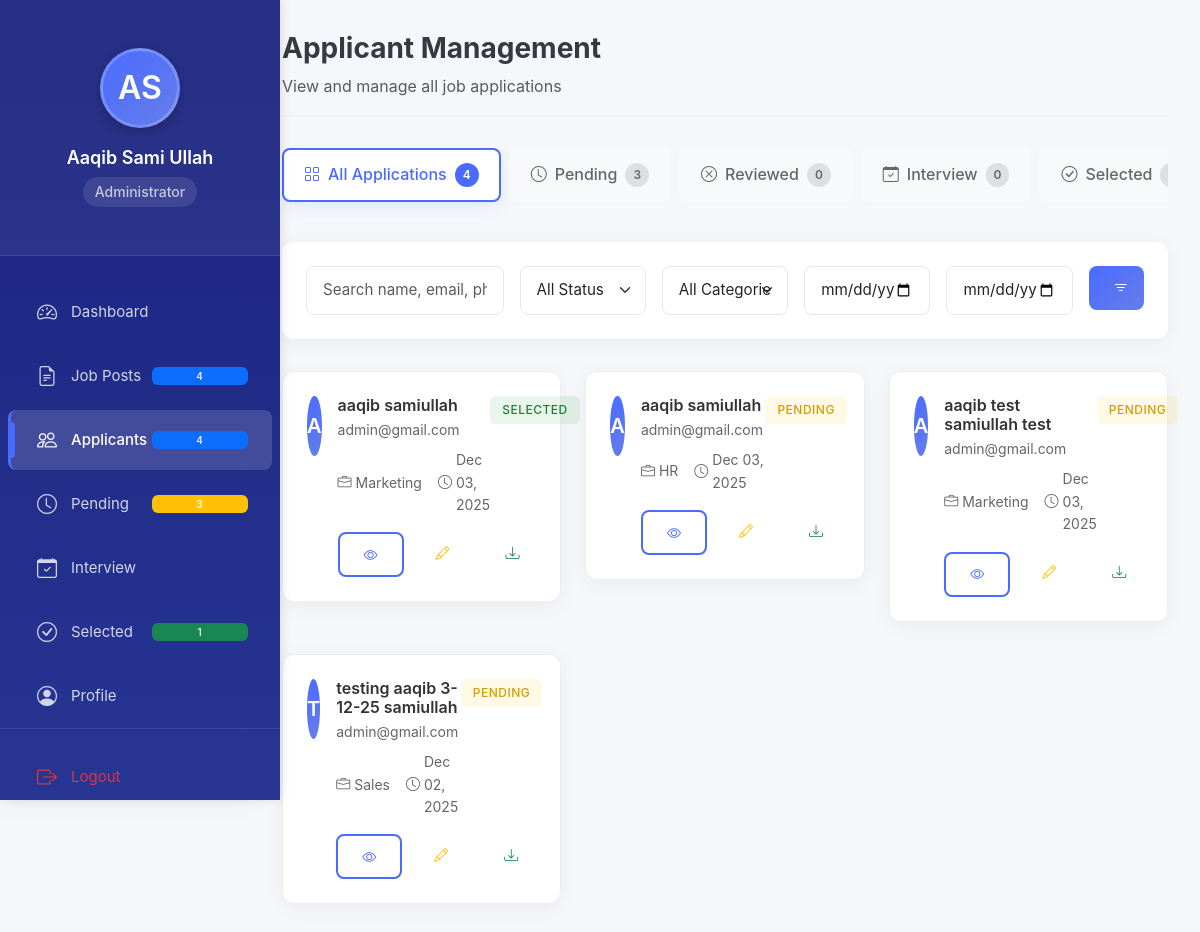
Screenshot of /admin/applicants.php (signed in) with the database file from the repository.
### tables this page shows
CREATE TABLE `applications` (
  `id` int(11) NOT NULL,
  `employee_id` int(11) NOT NULL,
  `job_id` int(11) DEFAULT NULL,
  `first_name` varchar(50) NOT NULL,
  `last_name` varchar(50) NOT NULL,
  `gender` enum('Male','Female','Other') NOT NULL,
  `date_of_birth` date NOT NULL,
  `nationality` varchar(50) NOT NULL,
  `visa_status` enum('Visit','Employment') NOT NULL,
  `job_category` varchar(100) NOT NULL,
  `email` varchar(100) NOT NULL,
  `contact_number` varchar(20) NOT NULL,
  `cover_letter` text DEFAULT NULL,
  `cv_filename` varchar(255) DEFAULT NULL,
  `status` enum('Pending','Reviewed','Interview','Selected','Rejected') DEFAULT 'Pending',
  `interview_location` varchar(255) DEFAULT NULL,
  `contact_person_number` varchar(20) DEFAULT NULL,
  `created_at` timestamp NOT NULL DEFAULT current_timestamp(),
  `updated_at` timestamp NOT NULL DEFAULT current_timestamp() ON UPDATE current_timestamp()
);

### config/database.php (called while the page is built, shortened)
<?php
class Database {
    private $host = "localhost";
    private $username = "root";
    private $password = "";
    private $dbname = "career";
    public function __construct() {
        try {
            $this->conn = new PDO(
                "mysql:host={$this->host};dbname={$this->dbname}",
                $this->username,
                $this->password
            );
        } catch(PDOException $e) {
            die("Connection failed: " . $e->getMessage());
        }
    }
}
$db = new Database();
?>

### admin/applicants.php (the view, shortened to what this page needs)
<?php
require_once '../config/database.php';
$search = $_GET['search'] ?? '';
$status = $_GET['status'] ?? '';
$job_category = $_GET['job_category'] ?? '';
$date_from = $_GET['date_from'] ?? '';
$date_to = $_GET['date_to'] ?? '';
$sql = "SELECT a.*, e.first_name as emp_first, e.last_name as emp_last FROM applications a LEFT JOIN employees e ON a.employee_id = e.id WHERE 1=1";
$params = [];
$sql .= " ORDER BY a.created_at DESC";
$stmt = $db->conn->prepare($sql);
$stmt->execute($params);
$applications = $stmt->fetchAll(PDO::FETCH_ASSOC);
$status_counts = [];
$statuses = ['Pending', 'Reviewed', 'Interview', 'Selected', 'Rejected'];
foreach ($statuses as $stat) {
    $stmt = $db->conn->prepare("SELECT COUNT(*) as count FROM applications WHERE status = ?");
    $stmt->execute([$stat]);
    $result = $stmt->fetch(PDO::FETCH_ASSOC);
    $status_counts[$stat] = $result['count'];
}
?>
<!DOCTYPE html>
<html lang="en">
<head>
    <link href="https://cdn.jsdelivr.net/npm/bootstrap@5.3.0/dist/css/bootstrap.min.css" rel="stylesheet">
    <link rel="stylesheet" href="https://cdn.jsdelivr.net/npm/bootstrap-icons@1.10.0/font/bootstrap-icons.css">
    <link rel="stylesheet" href="../assets/css/style.css">
</head>
<body>
    <div class="dashboard-container">
        <div class="sidebar">
            <?php include 'sidebar.php'; ?>
        </div>
        <div class="main-content fade-in">
            <div class="page-header">
                <div>
                    <h2 class="page-title">Applicant Management</h2>
                    <p class="text-muted mb-0">View and manage all job applications</p>
                </div>
            </div>
            <div class="status-tabs">
                <a href="applicants.php" class="status-tab <?php echo !$status ? 'active' : ''; ?>">
                    <i class="bi bi-grid"></i>
                    <span>All Applications</span>
                    <span class="count"><?php echo array_sum($status_counts); ?></span>
                </a>
                <?php foreach ($statuses as $stat):
                ?>
                <a href="applicants.php?status=<?php echo $stat; ?>"
                   class="status-tab <?php echo $status === $stat ? 'active' : ''; ?>">
                    <i class="bi bi-<?php echo $stat === 'Pending' ? 'clock' : ($stat === 'Interview' ? 'calendar-check' : ($stat === 'Selected' ? 'check-circle' : 'x-circle')); ?>"></i>
                    <span><?php echo $stat; ?></span>
                    <span class="count"><?php echo $status_counts[$stat]; ?></span>
                </a>
                <?php endforeach; ?>
            </div>
            <div class="filter-card">
                <form method="GET" class="row g-3">
                    <div class="col-md-3">
                        <input type="text" class="form-control" name="search"
                               placeholder="Search name, email, phone..."
                               value="<?php echo htmlspecialchars($search); ?>">
                    </div>
                    <div class="col-md-2">
                        <select class="form-select" name="status">
                            <option value="">All Status</option>
                        </select>
                    </div>
                    <div class="col-md-2">
                        <select class="form-select" name="job_category">
                            <option value="">All Categories</option>
                        </select>
                    </div>
                    <div class="col-md-2">
                        <input type="date" class="form-control" name="date_from"
                               value="<?php echo htmlspecialchars($date_from); ?>"
                               placeholder="From Date">
                    </div>
                    <div class="col-md-2">
                        <input type="date" class="form-control" name="date_to"
                               value="<?php echo htmlspecialchars($date_to); ?>"
                               placeholder="To Date">
                    </div>
                    <div class="col-md-1">
                        <button type="submit" class="btn btn-primary w-100">
                            <i class="bi bi-filter"></i>
                        </button>
                    </div>
                </form>
            </div>
            <div class="row">
                <div class="col-12">
                    <?php if (empty($applications)): ?>
                        <div class="empty-state">
                            <i class="bi bi-people"></i>
                            <h4>No applications found</h4>
                            <p class="text-muted mb-4"><?php echo $search || $status || $job_category ? 'Try adjusting your filters' : 'No applications have been submitted yet.'; ?></p>
                            <?php if ($search || $status || $job_category): ?>
                                <a href="applicants.php" class="btn btn-outline-primary">Clear Filters</a>
                            <?php endif; ?>
                        </div>
                    <?php else: ?>
                        <div class="row">
                            <?php foreach ($applications as $app):
                                $status_class = strtolower($app['status']);
                            ?>
                            <div class="col-lg-6 col-xl-4 mb-3">
                                <div class="applicant-card">
                                    <div class="d-flex align-items-start">
                                        <div class="applicant-avatar">
                                            <?php echo strtoupper(substr($app['first_name'], 0, 1)); ?>
                                        </div>
                                        <div class="flex-grow-1">
                                            <div class="d-flex justify-content-between align-items-start">
                                                <div class="applicant-info">
                                                    <h6><?php echo htmlspecialchars($app['first_name'] . ' ' . $app['last_name']); ?></h6>
                                                    <div class="email"><?php echo htmlspecialchars($app['email']); ?></div>
                                                    <div class="applicant-meta">
                                                        <span><i class="bi bi-briefcase"></i> <?php echo htmlspecialchars($app['job_category']); ?></span>
                                                        <span><i class="bi bi-clock"></i> <?php echo date('M d, Y', strtotime($app['created_at'])); ?></span>
                                                    </div>
                                                </div>
                                                <div>
                                                    <span class="badge badge-<?php echo $status_class; ?>">
                                                        <?php echo $app['status']; ?>
                                                    </span>
                                                </div>
                                            </div>
                                            <div class="d-flex justify-content-between align-items-center mt-3">
                                                <div class="action-buttons">
                                                    <a href="applicant_detail.php?id=<?php echo $app['id']; ?>"
                                                       class="btn btn-sm btn-outline-primary"
                                                       data-bs-toggle="tooltip" title="View Details">
                                                        <i class="bi bi-eye"></i>
                                                    </a>
                                                    <a href="update_status.php?id=<?php echo $app['id']; ?>"
                                                       class="btn btn-sm btn-outline-warning"
                                                       data-bs-toggle="tooltip" title="Update Status">
                                                        <i class="bi bi-pencil"></i>
                                                    </a>
                                                    <a href="../uploads/<?php echo $app['cv_filename']; ?>"
                                                       class="btn btn-sm btn-outline-success"
                                                       data-bs-toggle="tooltip" title="Download CV" download>
                                                        <i class="bi bi-download"></i>
                                                    </a>
                                                </div>
                                            </div>
                                        </div>
                                    </div>
                                </div>
                            </div>
                            <?php endforeach; ?>
                        </div>
                    <?php endif; ?>
                </div>
            </div>
        </div>
    </div>
</body>
</html>

### assets/css/style.css (style rules this page uses)
:root { --primary-color: #4a6bff; --primary-dark: #3a5bff; --secondary-color: #6c757d; --success-color: #28a745; --info-color: #17a2b8; --warning-color: #ffc107; --danger-color: #dc3545; --light-color: #f8f9fa; --dark-color: #343a40; --sidebar-width: 250px; --sidebar-collapsed: 70px; --transition: all 0.3s ease; }
* { margin: 0; padding: 0; box-sizing: border-box; }
body { font-family: 'Inter', -apple-system, BlinkMacSystemFont, 'Segoe UI', Roboto, Oxygen, Ubuntu, sans-serif; background-color: #f5f7fb; color: #333; line-height: 1.6; }
.dashboard-container { display: flex; min-height: calc(100vh - 76px); }
.sidebar { width: var(--sidebar-width); background: white; box-shadow: 0 0 30px rgba(0, 0, 0, 0.05); transition: var(--transition); position: sticky; top: 76px; height: calc(100vh - 76px); overflow-y: auto; z-index: 100; }
.main-content { flex: 1; padding: 2rem; overflow-x: hidden; }
.page-header { display: flex; justify-content: space-between; align-items: center; margin-bottom: 2rem; padding-bottom: 1rem; border-bottom: 1px solid #eee; }
.page-title { font-size: 1.75rem; font-weight: 700; color: var(--dark-color); }
.badge { padding: 0.5rem 0.75rem; font-weight: 500; font-size: 0.75rem; border-radius: 6px; text-transform: uppercase; letter-spacing: 0.5px; }
.badge-pending { background: rgba(255, 193, 7, 0.1); color: #d39e00; }
.badge-selected { background: rgba(40, 167, 69, 0.1); color: #1e7e34; }
.btn { border-radius: 8px; padding: 0.625rem 1.5rem; font-weight: 500; transition: var(--transition); border: none; }
.btn-primary { background: linear-gradient(135deg, var(--primary-color), #667eea); border: none; }
.btn-outline-primary { color: var(--primary-color); border: 2px solid var(--primary-color); background: transparent; }
.form-control, .form-select { border: 1px solid #e2e8f0; border-radius: 8px; padding: 0.75rem 1rem; font-size: 0.95rem; transition: var(--transition); }
.fade-in { animation: fadeIn 0.5s ease-out; }

### admin/applicants.php (style rules this page uses)
.filter-card { background: white; border-radius: 12px; padding: 1.5rem; box-shadow: 0 4px 20px rgba(0, 0, 0, 0.05); margin-bottom: 2rem; }
.status-tabs { display: flex; gap: 0.5rem; overflow-x: auto; padding-bottom: 1rem; margin-bottom: 1.5rem; }
.status-tab { padding: 0.75rem 1.25rem; border-radius: 8px; background: #f8f9fa; border: 2px solid transparent; text-decoration: none; color: #666; font-weight: 500; white-space: nowrap; transition: all 0.3s ease; display: flex; align-items: center; gap: 0.5rem; }
.status-tab.active { background: white; border-color: var(--primary-color); color: var(--primary-color); box-shadow: 0 4px 15px rgba(74, 107, 255, 0.1); }
.status-tab .count { background: rgba(0, 0, 0, 0.1); padding: 0.125rem 0.5rem; border-radius: 20px; font-size: 0.75rem; font-weight: 600; }
.status-tab.active .count { background: var(--primary-color); color: white; }
.applicant-card { background: white; border-radius: 12px; padding: 1.5rem; box-shadow: 0 4px 20px rgba(0, 0, 0, 0.05); transition: all 0.3s ease; margin-bottom: 1rem; border: 1px solid #eee; }
.applicant-avatar { width: 60px; height: 60px; background: linear-gradient(135deg, var(--primary-color), #667eea); border-radius: 50%; display: flex; align-items: center; justify-content: center; color: white; font-weight: 600; font-size: 1.25rem; margin-right: 1rem; }
.applicant-info h6 { margin-bottom: 0.25rem; font-weight: 600; }
.applicant-info .email { color: #666; font-size: 0.875rem; margin-bottom: 0.5rem; }
.applicant-meta { display: flex; gap: 1rem; font-size: 0.875rem; color: #666; }
.applicant-meta span { display: flex; align-items: center; gap: 0.25rem; }
.action-buttons { display: flex; gap: 0.5rem; }

### rows the page displays
applications: first_name "A", first_name+last_name "aaqib samiullah", email "admin@gmail.com", job_category "Marketing", created_at "Dec 03, 2025", status "SELECTED"
applications: first_name "A", first_name+last_name "aaqib samiullah", email "admin@gmail.com", job_category "HR", created_at "Dec 03, 2025", status "PENDING"
applications: first_name "A", first_name+last_name "aaqib test samiullah test", email "admin@gmail.com", job_category "Marketing", created_at "Dec 03, 2025", status "PENDING"
applications: first_name "T", first_name+last_name "testing aaqib 3-12-25 samiullah", email "admin@gmail.com", job_category "Sales", created_at "Dec 02, 2025", status "PENDING"

### other values shown
$initials "AS"
$_SESSION['first_name'] "Aaqib"
$_SESSION['last_name'] "Sami Ullah"
$stats['jobs'] "4"
$stats['total'] "4"
$stats['pending'] "3"
$stats['selected'] "1"
array_sum($status_counts) "4"
$stat "Pending"
$status_counts[$stat] "3"
$stat "Reviewed"
$status_counts[$stat] "0"
$stat "Interview"
$stat "Selected"
